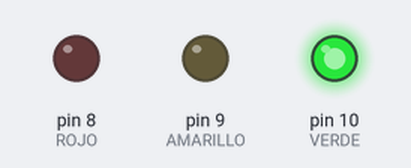
A sketch run on a simulated Arduino Uno, built with avr-gcc and run on an emulated ATmega328P. Parts: output pins drawn as LEDs (lit = HIGH).

Above: at 1.5 s.
At 3.5 s:
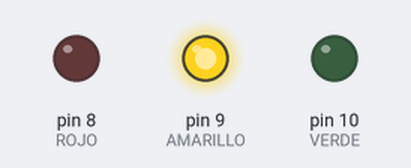
At 5.5 s:
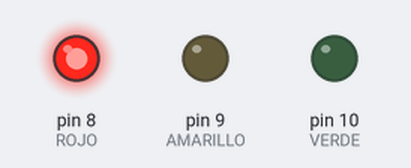
Timing chart, 0 to 9.1 s (numbered marks = the images above):
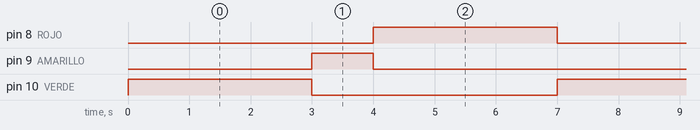

Measured:
- by itself, pin 8 (ROJO), pin 10 (VERDE): alternates HIGH for 3.0 s and LOW for 4.0 s
- by itself, pin 9 (AMARILLO): alternates HIGH for 1.0 s and LOW for 6.0 s
- by itself, everything shown: repeats every 7.0 s, in 3 steps

The sketch:

semaforo_no_bloqueante.ino
```cpp
const int ROJO = 8;
const int AMARILLO = 9;
const int VERDE = 10;

enum Estado { VERDE_ACTIVO, AMARILLO_ACTIVO, ROJO_ACTIVO };
Estado estado = VERDE_ACTIVO;

unsigned long cambioAnterior = 0;

void aplicarEstado() {
  digitalWrite(VERDE, estado == VERDE_ACTIVO);
  digitalWrite(AMARILLO, estado == AMARILLO_ACTIVO);
  digitalWrite(ROJO, estado == ROJO_ACTIVO);
}

void setup() {
  pinMode(ROJO, OUTPUT);
  pinMode(AMARILLO, OUTPUT);
  pinMode(VERDE, OUTPUT);
  aplicarEstado();
}

void loop() {
  unsigned long ahora = millis();
  unsigned long duracion;

  switch (estado) {
    case VERDE_ACTIVO: duracion = 3000; break;
    case AMARILLO_ACTIVO: duracion = 1000; break;
    case ROJO_ACTIVO: duracion = 3000; break;
  }

  if (ahora - cambioAnterior >= duracion) {
    cambioAnterior = ahora;

    switch (estado) {
      case VERDE_ACTIVO: estado = AMARILLO_ACTIVO; break;
      case AMARILLO_ACTIVO: estado = ROJO_ACTIVO; break;
      case ROJO_ACTIVO: estado = VERDE_ACTIVO; break;
    }

    aplicarEstado();
  }

  // Otras tareas pueden ejecutarse aquí.
}
```
